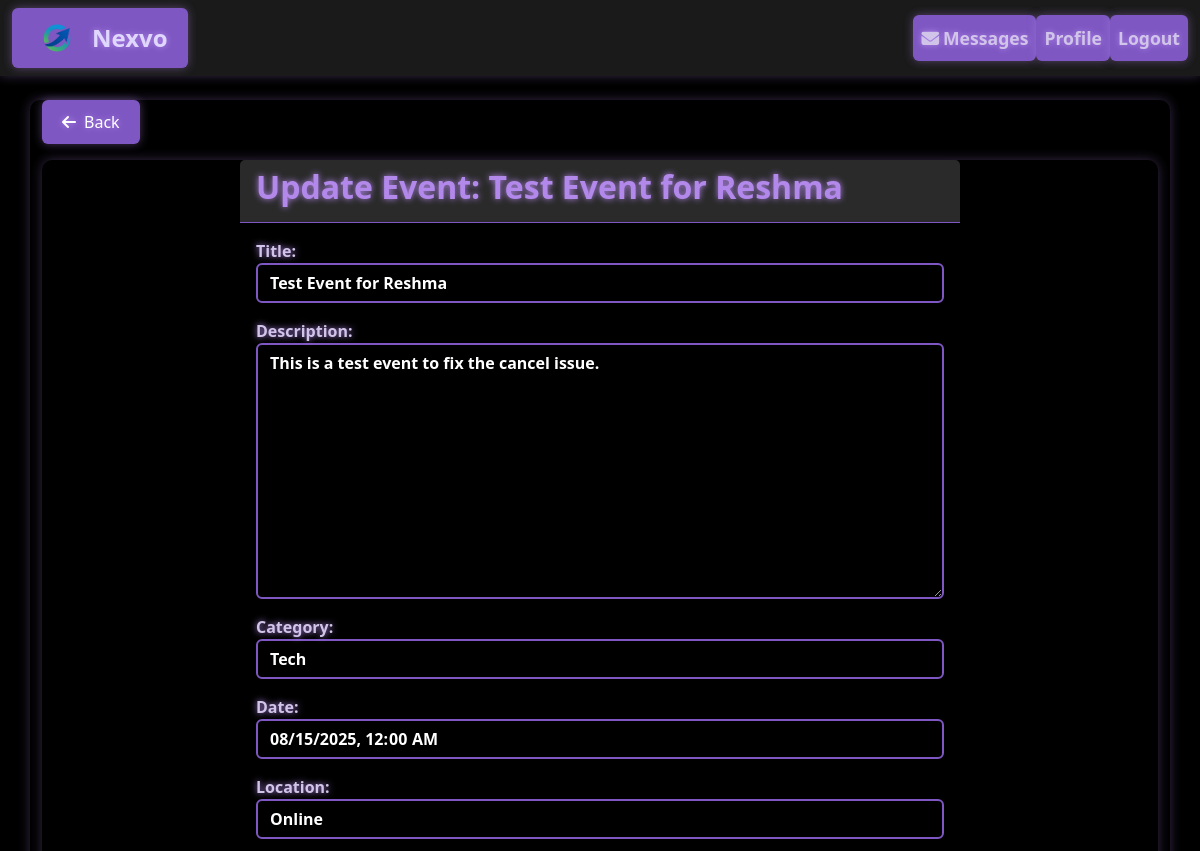
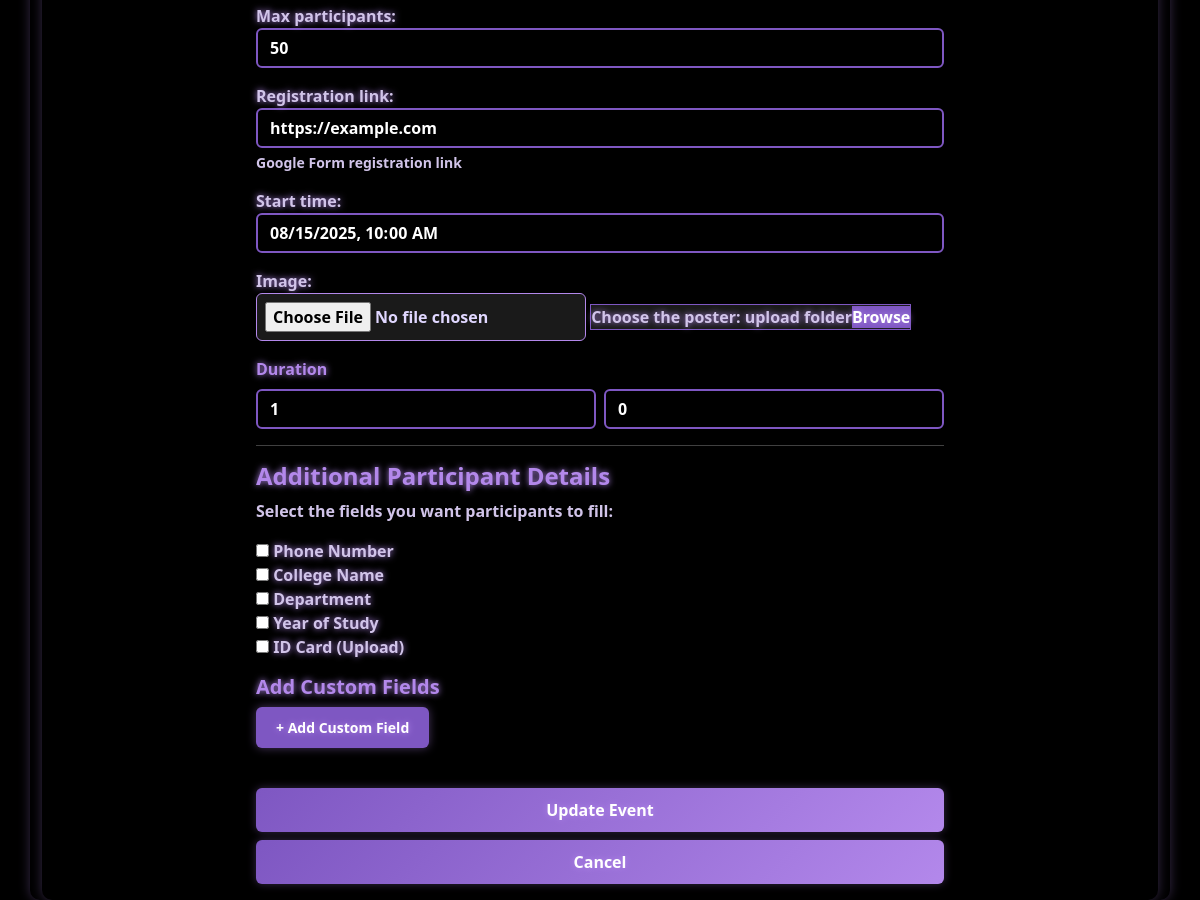
Screenshot of /event/3/edit/ (signed in) with the database file from the repository (2 pictures, top to bottom).
### events/models.py (models this page shows, shortened)
class Event(models.Model):
    title = models.CharField(max_length=200)
    description = models.TextField()
    organizer = models.ForeignKey(User, on_delete=models.CASCADE, related_name='organized_events')
    category = models.ForeignKey(Category, on_delete=models.CASCADE)
    date = models.DateTimeField()
    location = models.CharField(max_length=200)
    max_participants = models.IntegerField()
    registration_link = models.URLField(help_text="Google Form registration link")
    created_at = models.DateTimeField(auto_now_add=True)
    updated_at = models.DateTimeField(auto_now=True)
    start_time = models.DateTimeField()
    duration = models.IntegerField(default=60)
    image = models.ImageField(upload_to='event_posters/', blank=True, null=True)

### events/views.py (the view)
# urls.py: path('event/<int:pk>/edit/', views.event_update, name='event_update'),
@login_required
def event_update(request, pk):
    event = get_object_or_404(Event, pk=pk)
    if request.user.user_type != 'organizer' or event.organizer != request.user:
        messages.error(request, 'Access denied. You are not the organizer of this event.')
        return redirect('home')
    if request.method == 'POST':
        form = EventForm(request.POST, request.FILES, instance=event)
        if form.is_valid():
            event = form.save()
            event.custom_fields.all().delete()
            labels = request.POST.getlist('custom_label[]')
            types = request.POST.getlist('custom_type[]')
            required_flags = request.POST.getlist('custom_required[]')
            for i in range(len(labels)):
                label = labels[i].strip()
                field_type = types[i].strip() if i < len(types) else 'text'
                required = i < len(required_flags) and required_flags[i] == 'on'
                if label:
                    CustomField.objects.create(
                        event=event,
                        label=label,
                        field_type=field_type,
                        required=required
                    )
            messages.success(request, 'Event updated successfully!')
            return redirect('organizer_dashboard')
    else:
        form = EventForm(instance=event)
    return render(request, 'events/event_form.html', {
        'form': form,
        'action': 'update',
        'event': event
    })

### events/forms.py
class EventForm(forms.ModelForm):
    class Meta:
        model = Event
        fields = ['title', 'description', 'category', 'date', 'location',
                  'max_participants', 'registration_link', 'start_time', 'duration', 'image']
        widgets = {
            'date': forms.DateTimeInput(attrs={'type': 'datetime-local'}),
            'start_time': forms.DateTimeInput(attrs={'type': 'datetime-local'}),
            'image': forms.FileInput(),
        }

### event_networking/context_processors.py (called while the page is built)
def unread_message_count(request):
    if request.user.is_authenticated:
        count = Message.objects.filter(receiver=request.user, is_read=False).count()
        return {'unread_message_count': count}
    return {'unread_message_count': 0}

### events/models.py (called while the page is built)
    def __str__(self):
        return self.name

### templates/events/event_form.html (shortened to what this page needs)
{% extends 'base.html' %}
{% load widget_tweaks %}
{% block content %}
{% include 'includes/_back_button.html' %}
<div class="container">
    <div class="row justify-content-center">
        <div class="col-md-8">
            <div class="card shadow-sm">
                <div class="card-header bg-light">
                    {% if action == 'create' %}
                        <h2>Create New Event</h2>
                    {% else %}
                        <h2>Update Event: {{ event.title }}</h2>
                    {% endif %}
                </div>
                <div class="card-body">
                    <form method="post" id="event-form" enctype="multipart/form-data">
                        {% for field in form %}
                            {% if field.name == "image" %}
                                <div class="mb-3">
                                    {{ field.label_tag }}
                                    <div class="custom-file">
                                        {{ field|add_class:"custom-file-input" }}
                                        <label class="custom-file-label" for="{{ field.id_for_label }}">Choose the poster: upload folder</label>
                                    </div>
                                </div>
                            {% elif field.name != "duration" %}
                                <div class="mb-3">
                                    {{ field.label_tag }}
                                    {% if field.errors %}
                                        {{ field|add_class:"form-control is-invalid" }}
                                    {% else %}
                                        {{ field|add_class:"form-control" }}
                                    {% endif %}
                                    {% if field.help_text %}
                                        <div class="form-text">{{ field.help_text }}</div>
                                    {% endif %}
                                </div>
                            {% endif %}
                        {% endfor %}
                        <div class="mb-3">
                            <label class="form-label">Duration</label>
                            <div class="row g-2">
                                <div class="col">
                                    <input type="number" id="hours" class="form-control" placeholder="Hours" min="0">
                                </div>
                                <div class="col">
                                    <input type="number" id="minutes" class="form-control" placeholder="Minutes" min="0" max="59">
                                </div>
                            </div>
                        </div>
                        <hr>
                        <h4>Additional Participant Details</h4>
                        <p class="text-muted">Select the fields you want participants to fill:</p>
                        <div class="mb-3">
                            <label><input type="checkbox" name="Phone Number"> Phone Number</label><br>
                            <label><input type="checkbox" name="College Name"> College Name</label><br>
                            <label><input type="checkbox" name="Department"> Department</label><br>
                            <label><input type="checkbox" name="Year of Study"> Year of Study</label><br>
                            <label><input type="checkbox" name="ID Card"> ID Card (Upload)</label><br>
                        </div>
                        <h5>Add Custom Fields</h5>
                        <button type="button" class="btn btn-outline-secondary btn-sm" onclick="addField()">+ Add Custom Field</button>
                        <br><br>
                        <button type="submit" class="btn btn-custom w-100 mt-3">
                            {% if action == 'create' %}Create Event{% else %}Update Event{% endif %}
                        </button>
                        <a href="{% url 'organizer_dashboard' %}" class="btn btn-custom w-100 mt-2">Cancel</a>
                    </form>
                </div>
            </div>
        </div>
    </div>
</div>
{% endblock %}

### static/css/custom.css (style rules this page uses)
.btn-custom { background: linear-gradient(135deg, #7e57c2, #b388eb); border: none !important; color: #fff; font-weight: bold; transition: all 0.3s ease; outline: none !important; box-shadow: 0 0 10px rgba(179, 136, 235, 0.4); border-radius: 6px !important; text-decoration: none !important; transform: translateZ(0); margin: 0; }
.custom-file-label { background-color: #2a2a2a; color: #e0d7ff; border: 1px solid #b388eb; }
.custom-file-label::after { background-color: #7e57c2; color: #fff; content: "Browse"; }
.container, .card, .modal-content, .form-control, .table, .dropdown-menu { background-color: #1a1a1a !important; color: #e0d7ff !important; border-color: #b388eb !important; }
label, h1, h2, h3, h4, h5, h6, .btn, .nav-link, .form-label { color: #b388eb !important; text-shadow: 0 0 6px #b388eb; }
.btn { background-color: #7e57c2 !important; border: none !important; color: #fff !important; }
input, select, textarea { background-color: #2a2a2a !important; color: #e0d7ff !important; border: 1px solid #b388eb !important; }
body, h1, h2, h3, h4, h5, h6, p, span, a, li, td, th, label, button { color: white !important; }
body, .container, .card, .modal-content, .form-control, .dropdown-menu, .table, .list-group-item { background-color: #000 !important; color: #e0d7ff !important; border: none !important; }
body, h1, h2, h3, h4, h5, h6, p, span, a, li, td, th, label, button, input, select, textarea { color: #e0d7ff !important; }
h1, h2, h3, h4, h5 { color: #b388eb !important; text-shadow: 0 0 12px #b388eb; }
a, .btn, .nav-link { color: #fff !important; background-color: #7e57c2 !important; border: none !important; border-radius: 6px; padding: 10px 20px; text-decoration: none; box-shadow: 0 0 10px rgba(179, 136, 235, 0.4); transition: all 0.3s ease; }
input, select, textarea { background-color: #1a1a1a !important; color: #e0d7ff !important; border: 1px solid #b388eb !important; border-radius: 6px; padding: 8px; }
label { color: #d1c4e9 !important; }
.btn-custom { background-color: #7e57c2 !important; color: #fff !important; border: none !important; }

### templates/base.html (style rules this page uses)
body { background-color: #000; color: #e0d7ff; font-family: 'Segoe UI', sans-serif; }
h1, h2, h3, h4, h5 { color: #b388eb; text-shadow: 0 0 12px #b388eb; }
a, .btn { color: #fff; background-color: #7e57c2; border: none; border-radius: 6px; padding: 10px 20px; text-decoration: none; box-shadow: 0 0 10px rgba(179, 136, 235, 0.4); transition: all 0.3s ease; }
.container, .card, .modal-content { background-color: #1a1a1a; border-radius: 10px; box-shadow: 0 0 12px rgba(179, 136, 235, 0.3); }
input, select, textarea { background-color: #2a2a2a; color: #e0d7ff; border: 1px solid #b388eb; border-radius: 6px; padding: 8px; }
label { color: #d1c4e9; }
.btn-custom { background-color: #7e57c2; color: #fff; border: none; }

### templates/events/event_form.html (style rules this page uses)
body, .container, .card, .form-control { background-color: #000 !important; color: #ffffff !important; font-family: 'Segoe UI', sans-serif; font-weight: bold; }
.card { background-color: #1a1a1a; border: 1px solid #7e57c2; border-radius: 12px; box-shadow: 0 0 12px rgba(179, 136, 235, 0.3); }
.card-header { background-color: #2a2a2a !important; border-bottom: 1px solid #7e57c2; color: #ffffff; }
.card-header h2 { color: #b388eb; text-shadow: 0 0 6px #b388eb; font-weight: bold; }
.card-body { color: #ffffff; }
.form-control { background-color: #121212; color: #ffffff; border: 2px solid #7e57c2 !important; font-weight: bold; box-shadow: none; }
.form-text { color: #d1c4e9; font-weight: bold; }
.custom-file-input { background-color: #121212; color: #ffffff; border: 1px solid #7e57c2; font-weight: bold; }
.custom-file-label { background-color: #1a1a1a; color: #b388eb; border: 1px solid #7e57c2; font-weight: bold; }
#hours, #minutes { background-color: #121212; color: #ffffff; border: 1px solid #7e57c2; font-weight: bold; }
h4, h5 { color: #b388eb; text-shadow: 0 0 6px #b388eb; font-weight: bold; }
.text-muted { color: #d1c4e9 !important; font-weight: bold; }
label { font-weight: bold; color: #ffffff; }
.btn-custom { background-color: #4b2b6f; color: #ffffff; font-weight: bold; border: none; box-shadow: 0 0 8px rgba(179, 136, 235, 0.3); transition: all 0.2s ease-in-out; }
.btn-outline-secondary { border: 1px solid #7e57c2; color: #b388eb; font-weight: bold; background-color: transparent; }

### rows the page displays
Event: title "Test Event for Reshma", form "Test Event for Reshma" "This is a test event to fix the cancel issue." "Tech" "08/15/2025 00:00" "Online" "50" "https://example.com" "08/15/2025 10:00"

### other values shown
{{ field.label_tag }} "Title:" "Description:" "Category:" "Date:" "Location:" "Max participants:" "Registration link:" "Start time:"
{{ field.help_text }} "Google Form registration link"
{{ field.label_tag }} "Image:"
